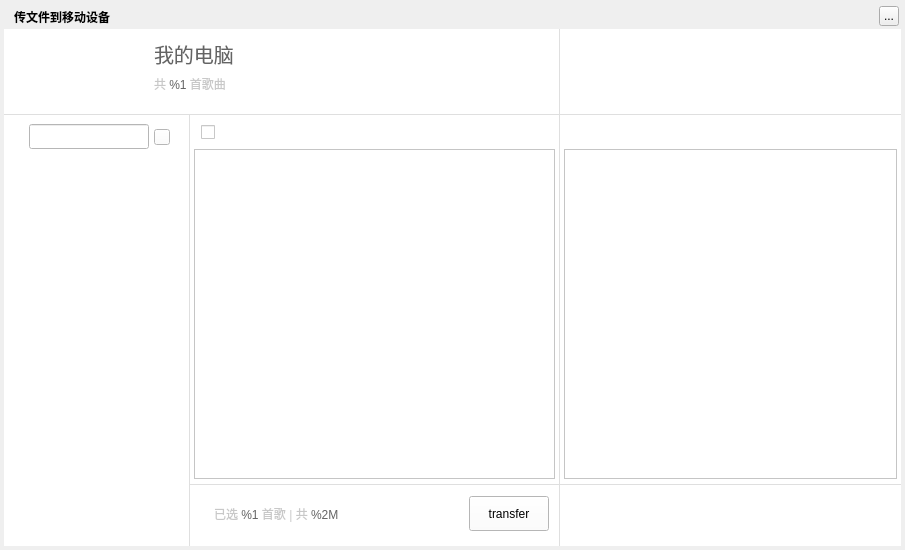
<?xml version="1.0" encoding="UTF-8"?>
<ui version="4.0">
 <class>MusicConnectTransferWidget</class>
 <widget class="QWidget" name="MusicConnectTransferWidget">
  <property name="geometry">
   <rect>
    <x>0</x>
    <y>0</y>
    <width>905</width>
    <height>550</height>
   </rect>
  </property>
  <property name="windowTitle">
   <string>传文件到移动设备</string>
  </property>
  <widget class="QLabel" name="background">
   <property name="geometry">
    <rect>
     <x>4</x>
     <y>4</y>
     <width>897</width>
     <height>542</height>
    </rect>
   </property>
   <property name="text">
    <string/>
   </property>
  </widget>
  <widget class="QLabel" name="topTitleName">
   <property name="geometry">
    <rect>
     <x>14</x>
     <y>4</y>
     <width>171</width>
     <height>25</height>
    </rect>
   </property>
   <property name="styleSheet">
    <string notr="true">color:&quot;#FFFFFF&quot;;font-weight:bold</string>
   </property>
   <property name="text">
    <string>传文件到移动设备</string>
   </property>
  </widget>
  <widget class="QToolButton" name="topTitleCloseButton">
   <property name="geometry">
    <rect>
     <x>879</x>
     <y>6</y>
     <width>20</width>
     <height>20</height>
    </rect>
   </property>
   <property name="text">
    <string>...</string>
   </property>
  </widget>
  <widget class="QWidget" name="backgroundMask" native="true">
   <property name="geometry">
    <rect>
     <x>4</x>
     <y>29</y>
     <width>897</width>
     <height>517</height>
    </rect>
   </property>
   <property name="styleSheet">
    <string notr="true">QWidget{background:white;}
QLabel{background:transparent;}</string>
   </property>
   <widget class="QWidget" name="playListLayoutWidget">
    <property name="geometry">
     <rect>
      <x>30</x>
      <y>150</y>
      <width>101</width>
      <height>300</height>
     </rect>
    </property>
    <layout class="QVBoxLayout" name="playListLayout">
     <property name="spacing">
      <number>2</number>
     </property>
    </layout>
   </widget>
   <widget class="QFrame" name="frame">
    <property name="geometry">
     <rect>
      <x>0</x>
      <y>85</y>
      <width>897</width>
      <height>1</height>
     </rect>
    </property>
    <property name="maximumSize">
     <size>
      <width>16777215</width>
      <height>1</height>
     </size>
    </property>
    <property name="styleSheet">
     <string notr="true">color:rgba(200, 200, 200, 150)</string>
    </property>
    <property name="frameShape">
     <enum>QFrame::HLine</enum>
    </property>
    <property name="frameShadow">
     <enum>QFrame::Plain</enum>
    </property>
   </widget>
   <widget class="QFrame" name="frame_2">
    <property name="geometry">
     <rect>
      <x>185</x>
      <y>85</y>
      <width>1</width>
      <height>432</height>
     </rect>
    </property>
    <property name="maximumSize">
     <size>
      <width>1</width>
      <height>16777215</height>
     </size>
    </property>
    <property name="styleSheet">
     <string notr="true">color:rgba(200, 200, 200, 150)</string>
    </property>
    <property name="frameShape">
     <enum>QFrame::VLine</enum>
    </property>
    <property name="frameShadow">
     <enum>QFrame::Plain</enum>
    </property>
   </widget>
   <widget class="QFrame" name="frame_3">
    <property name="geometry">
     <rect>
      <x>555</x>
      <y>0</y>
      <width>1</width>
      <height>517</height>
     </rect>
    </property>
    <property name="maximumSize">
     <size>
      <width>1</width>
      <height>16777215</height>
     </size>
    </property>
    <property name="styleSheet">
     <string notr="true">color:rgba(200, 200, 200, 150)</string>
    </property>
    <property name="frameShape">
     <enum>QFrame::VLine</enum>
    </property>
    <property name="frameShadow">
     <enum>QFrame::Plain</enum>
    </property>
   </widget>
   <widget class="QLineEdit" name="searchLineEdit">
    <property name="geometry">
     <rect>
      <x>25</x>
      <y>95</y>
      <width>120</width>
      <height>25</height>
     </rect>
    </property>
   </widget>
   <widget class="QPushButton" name="searchLineLabel">
    <property name="geometry">
     <rect>
      <x>150</x>
      <y>100</y>
      <width>16</width>
      <height>16</height>
     </rect>
    </property>
    <property name="cursor">
     <cursorShape>PointingHandCursor</cursorShape>
    </property>
    <property name="styleSheet">
     <string notr="true">border-image: url(:/tiny/btn_search_main_hover);</string>
    </property>
    <property name="iconSize">
     <size>
      <width>25</width>
      <height>25</height>
     </size>
    </property>
   </widget>
   <widget class="MusicConnectTransferTableWidget" name="listTableWidget">
    <property name="geometry">
     <rect>
      <x>190</x>
      <y>120</y>
      <width>361</width>
      <height>330</height>
     </rect>
    </property>
   </widget>
   <widget class="QCheckBox" name="allSelectedcheckBox">
    <property name="geometry">
     <rect>
      <x>197</x>
      <y>95</y>
      <width>95</width>
      <height>16</height>
     </rect>
    </property>
   </widget>
   <widget class="QPushButton" name="transferUSBButton">
    <property name="geometry">
     <rect>
      <x>465</x>
      <y>467</y>
      <width>80</width>
      <height>35</height>
     </rect>
    </property>
    <property name="text">
     <string>transfer</string>
    </property>
   </widget>
   <widget class="QLabel" name="label">
    <property name="geometry">
     <rect>
      <x>40</x>
      <y>5</y>
      <width>85</width>
      <height>70</height>
     </rect>
    </property>
    <property name="text">
     <string/>
    </property>
    <property name="pixmap">
     <pixmap resource="../../../../TTKUi/MusicPlayer.qrc">:/toolSets/lb_mobile_computer</pixmap>
    </property>
   </widget>
   <widget class="QLabel" name="label_2">
    <property name="geometry">
     <rect>
      <x>585</x>
      <y>5</y>
      <width>50</width>
      <height>80</height>
     </rect>
    </property>
    <property name="text">
     <string/>
    </property>
    <property name="pixmap">
     <pixmap resource="../../../../TTKUi/MusicPlayer.qrc">:/toolSets/lb_mobile_usb</pixmap>
    </property>
    <property name="scaledContents">
     <bool>true</bool>
    </property>
   </widget>
   <widget class="QLabel" name="label_3">
    <property name="geometry">
     <rect>
      <x>150</x>
      <y>10</y>
      <width>90</width>
      <height>30</height>
     </rect>
    </property>
    <property name="styleSheet">
     <string notr="true">font-weight:fold;font-size:20px;color:rgb(100,100,100)</string>
    </property>
    <property name="text">
     <string>我的电脑</string>
    </property>
   </widget>
   <widget class="QLabel" name="deviceInfoLabel">
    <property name="geometry">
     <rect>
      <x>650</x>
      <y>10</y>
      <width>220</width>
      <height>30</height>
     </rect>
    </property>
    <property name="styleSheet">
     <string notr="true">font-weight:fold;font-size:20px;color:rgb(100,100,100)</string>
    </property>
   </widget>
   <widget class="QLabel" name="songCountLabel">
    <property name="geometry">
     <rect>
      <x>150</x>
      <y>40</y>
      <width>115</width>
      <height>31</height>
     </rect>
    </property>
    <property name="text">
     <string>&lt;html&gt;&lt;head/&gt;&lt;body&gt;&lt;p&gt;&lt;span style=&quot; color:#c8c8c8;&quot;&gt;共 &lt;/span&gt;&lt;span style=&quot; color:#646464;&quot;&gt;%1 &lt;/span&gt;&lt;span style=&quot; color:#c8c8c8;&quot;&gt;首歌曲&lt;/span&gt;&lt;/p&gt;&lt;/body&gt;&lt;/html&gt;</string>
    </property>
    <property name="alignment">
     <set>Qt::AlignLeading|Qt::AlignLeft|Qt::AlignVCenter</set>
    </property>
    <property name="wordWrap">
     <bool>true</bool>
    </property>
   </widget>
   <widget class="QFrame" name="frame_4">
    <property name="geometry">
     <rect>
      <x>185</x>
      <y>455</y>
      <width>712</width>
      <height>1</height>
     </rect>
    </property>
    <property name="maximumSize">
     <size>
      <width>16777215</width>
      <height>1</height>
     </size>
    </property>
    <property name="styleSheet">
     <string notr="true">color:rgba(200, 200, 200, 150)</string>
    </property>
    <property name="frameShape">
     <enum>QFrame::HLine</enum>
    </property>
    <property name="frameShadow">
     <enum>QFrame::Plain</enum>
    </property>
   </widget>
   <widget class="QLabel" name="selectCountLabel">
    <property name="geometry">
     <rect>
      <x>210</x>
      <y>470</y>
      <width>260</width>
      <height>31</height>
     </rect>
    </property>
    <property name="text">
     <string>&lt;html&gt;&lt;head/&gt;&lt;body&gt;&lt;p&gt;&lt;span style=&quot; color:#c8c8c8;&quot;&gt;已选 &lt;/span&gt;&lt;span style=&quot; color:#646464;&quot;&gt;%1 &lt;/span&gt;&lt;span style=&quot; color:#c8c8c8;&quot;&gt;首歌 | 共 &lt;/span&gt;&lt;span style=&quot; color:#646464;&quot;&gt;%2M&lt;/span&gt;&lt;/p&gt;&lt;/body&gt;&lt;/html&gt;</string>
    </property>
    <property name="alignment">
     <set>Qt::AlignLeading|Qt::AlignLeft|Qt::AlignVCenter</set>
    </property>
    <property name="wordWrap">
     <bool>true</bool>
    </property>
   </widget>
   <widget class="MusicConnectTransferCompleteTableWidget" name="completeTableWidget">
    <property name="geometry">
     <rect>
      <x>560</x>
      <y>120</y>
      <width>333</width>
      <height>330</height>
     </rect>
    </property>
   </widget>
  </widget>
  <zorder>background</zorder>
  <zorder>backgroundMask</zorder>
  <zorder>topTitleName</zorder>
  <zorder>topTitleCloseButton</zorder>
 </widget>
 <customwidgets>
  <customwidget>
   <class>MusicConnectTransferTableWidget</class>
   <extends>QTableWidget</extends>
   <header>musicconnecttransfertablewidget.h</header>
  </customwidget>
  <customwidget>
   <class>MusicConnectTransferCompleteTableWidget</class>
   <extends>QTableWidget</extends>
   <header>musicconnecttransfertablewidget.h</header>
  </customwidget>
 </customwidgets>
 <resources>
  <include location="../../../../TTKUi/MusicPlayer.qrc"/>
 </resources>
 <connections/>
</ui>
